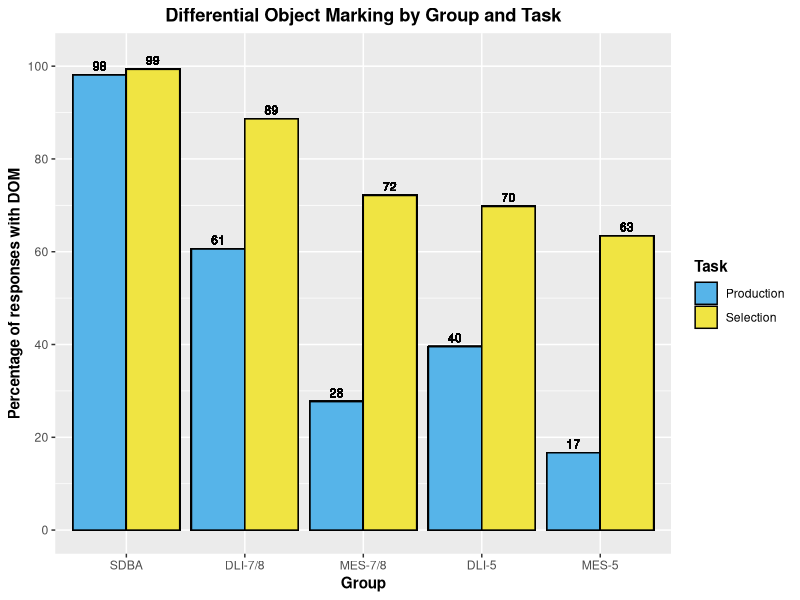
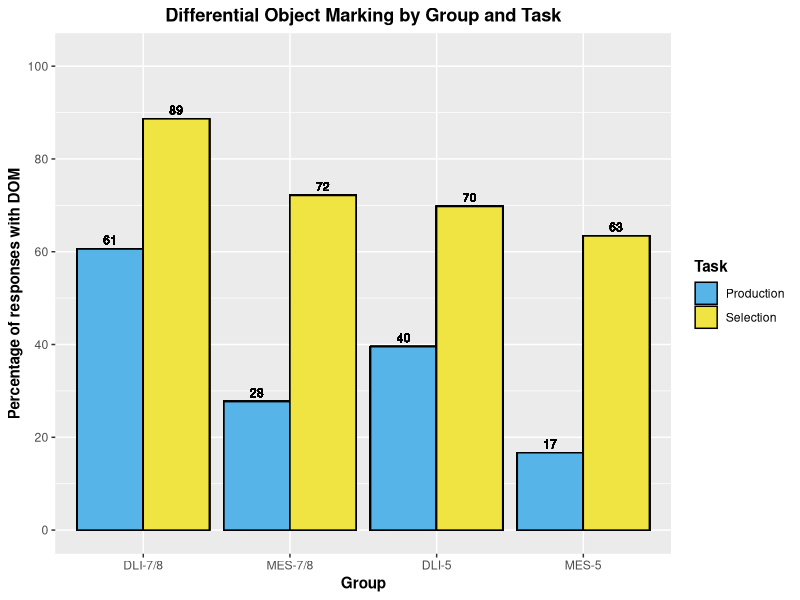

Source code (R) for these figures, in order:
library(tidyverse)


## Production
SDB_EPT <- read_csv("./CSV Files/SDB/SDB DOM EPT.csv") %>% 
  filter(Item %in% c("EPT-02", "EPT-08", "EPT-12", "EPT-14", "EPT-20", "EPT-24", "EPT-26", "EPT-32", "EPT-38", "EPT-42")) %>% 
  mutate(Group = "SDBA",
         Task = "Production")

DLI78_EPT <- read_csv("./CSV Files/DLI-78/DLI-78 DOM EPT.csv") %>% 
  mutate(Group = "DLI-7/8",
         Task = "Production",
         School = "Immersion",
         Age = "7th/8th")

MLS78_EPT <- read_csv("./CSV Files/MLS-78/MLS-78 DOM EPT.csv") %>%
  filter(!School == "GBCS") %>% 
  mutate(Group = "MES-7/8",
         Task = "Production",
         School = "Monolingual",
         Age = "7th/8th")

DLI5_EPT <- read_csv("./CSV Files/DLI-5/DLI-5 DOM EPT.csv") %>% 
  filter(Item %in% c("EPT-02", "EPT-08", "EPT-12", "EPT-14", "EPT-20", "EPT-24", "EPT-26", "EPT-32", "EPT-38", "EPT-42")) %>% 
  mutate(Group = "DLI-5",
         Task = "Production",
         School = "Immersion",
         Age = "5th")

MLS5_EPT <- read_csv("./CSV Files/MLS-5/MLS-5 DOM EPT.csv") %>%
  filter(!School == "GBCS") %>% 
  mutate(Group = "MES-5",
         Task = "Production",
         School = "Monolingual",
         Age = "5th")


# Selection
SDB_FCT <- read_csv("./CSV Files/SDB/SDB DOM FCT.csv") %>% 
  mutate(Group = "SDBA",
         Task = "Selection")

DLI78_FCT <- read_csv("./CSV Files/DLI-78/DLI-78 DOM FCT.csv") %>% 
  mutate(Group = "DLI-7/8",
         Task = "Selection",
         School = "Immersion",
         Age = "7th/8th")

MLS78_FCT <- read_csv("./CSV Files/MLS-78/MLS-78 DOM FCT.csv") %>%
  filter(!School == "GBCS") %>% 
  mutate(Group = "MES-7/8",
         Task = "Selection",
         School = "Monolingual",
         Age = "7th/8th")

DLI5_FCT <- read_csv("./CSV Files/DLI-5/DLI-5 DOM FCT.csv") %>% 
  mutate(Group = "DLI-5",
         Task = "Selection",
         School = "Immersion",
         Age = "5th")

MLS5_FCT <- read_csv("./CSV Files/MLS-5/MLS-5 DOM FCT.csv") %>%
  filter(!School == "GBCS") %>% 
  mutate(Group = "MES-5",
         Task = "Selection",
         School = "Monolingual",
         Age = "5th")


# Generate aggregate levels
## Create individual values
SDB_EPT_Structure <- aggregate(SDB_EPT$DOM_Use, list(SDB_EPT$Structure), FUN = mean, na.rm = TRUE)
SDB_EPT_Structure <- SDB_EPT_Structure %>% rename(Structure_Avg = x)
SDB_EPT_Structure <- left_join(SDB_EPT, SDB_EPT_Structure, by = c("Structure" = "Group.1")) %>%  
  mutate(Structure_Percentage = Structure_Avg * 100)

SDB_FCT_Structure <- aggregate(SDB_FCT$DOM_Use, list(SDB_FCT$Structure), FUN = mean, na.rm = TRUE)
SDB_FCT_Structure <- SDB_FCT_Structure %>% rename(Structure_Avg = x)
SDB_FCT_Structure <- left_join(SDB_FCT, SDB_FCT_Structure, by = c("Structure" = "Group.1")) %>%  
  mutate(Structure_Percentage = Structure_Avg * 100)

DLI78_EPT_Structure <- aggregate(DLI78_EPT$DOM_Use, list(DLI78_EPT$Structure), FUN = mean, na.rm = TRUE)
DLI78_EPT_Structure <- DLI78_EPT_Structure %>% rename(Structure_Avg = x)
DLI78_EPT_Structure <- left_join(DLI78_EPT, DLI78_EPT_Structure, by = c("Structure" = "Group.1")) %>%  
  mutate(Structure_Percentage = Structure_Avg * 100)

DLI78_FCT_Structure <- aggregate(DLI78_FCT$DOM_Use, list(DLI78_FCT$Structure), FUN = mean, na.rm = TRUE)
DLI78_FCT_Structure <- DLI78_FCT_Structure %>% rename(Structure_Avg = x)
DLI78_FCT_Structure <- left_join(DLI78_FCT, DLI78_FCT_Structure, by = c("Structure" = "Group.1")) %>%  
  mutate(Structure_Percentage = Structure_Avg * 100)

MLS78_EPT_Structure <- aggregate(MLS78_EPT$DOM_Use, list(MLS78_EPT$Structure), FUN = mean, na.rm = TRUE)
MLS78_EPT_Structure <- MLS78_EPT_Structure %>% rename(Structure_Avg = x)
MLS78_EPT_Structure <- left_join(MLS78_EPT, MLS78_EPT_Structure, by = c("Structure" = "Group.1")) %>%  
  mutate(Structure_Percentage = Structure_Avg * 100)

MLS78_FCT_Structure <- aggregate(MLS78_FCT$DOM_Use, list(MLS78_FCT$Structure), FUN = mean, na.rm = TRUE)
MLS78_FCT_Structure <- MLS78_FCT_Structure %>% rename(Structure_Avg = x)
MLS78_FCT_Structure <- left_join(MLS78_FCT, MLS78_FCT_Structure, by = c("Structure" = "Group.1")) %>%  
  mutate(Structure_Percentage = Structure_Avg * 100)

DLI5_EPT_Structure <- aggregate(DLI5_EPT$DOM_Use, list(DLI5_EPT$Structure), FUN = mean, na.rm = TRUE)
DLI5_EPT_Structure <- DLI5_EPT_Structure %>% rename(Structure_Avg = x)
DLI5_EPT_Structure <- left_join(DLI5_EPT, DLI5_EPT_Structure, by = c("Structure" = "Group.1")) %>%  
  mutate(Structure_Percentage = Structure_Avg * 100)

DLI5_FCT_Structure <- aggregate(DLI5_FCT$DOM_Use, list(DLI5_FCT$Structure), FUN = mean, na.rm = TRUE)
DLI5_FCT_Structure <- DLI5_FCT_Structure %>% rename(Structure_Avg = x)
DLI5_FCT_Structure <- left_join(DLI5_FCT, DLI5_FCT_Structure, by = c("Structure" = "Group.1")) %>%  
  mutate(Structure_Percentage = Structure_Avg * 100)

MLS5_EPT_Structure <- aggregate(MLS5_EPT$DOM_Use, list(MLS5_EPT$Structure), FUN = mean, na.rm = TRUE)
MLS5_EPT_Structure <- MLS5_EPT_Structure %>% rename(Structure_Avg = x)
MLS5_EPT_Structure <- left_join(MLS5_EPT, MLS5_EPT_Structure, by = c("Structure" = "Group.1")) %>%  
  mutate(Structure_Percentage = Structure_Avg * 100)

MLS5_FCT_Structure <- aggregate(MLS5_FCT$DOM_Use, list(MLS5_FCT$Structure), FUN = mean, na.rm = TRUE)
MLS5_FCT_Structure <- MLS5_FCT_Structure %>% rename(Structure_Avg = x)
MLS5_FCT_Structure <- left_join(MLS5_FCT, MLS5_FCT_Structure, by = c("Structure" = "Group.1")) %>%  
  mutate(Structure_Percentage = Structure_Avg * 100)


## Rejoin datasets
EPT <- rbind(SDB_EPT_Structure, DLI78_EPT_Structure, MLS78_EPT_Structure, DLI5_EPT_Structure, MLS5_EPT_Structure)
FCT <- rbind(SDB_FCT_Structure, DLI78_FCT_Structure, MLS78_FCT_Structure, DLI5_FCT_Structure, MLS5_FCT_Structure)

Aggregate <- rbind(EPT, FCT)
Aggregate$Group <- factor(Aggregate$Group, levels = c("SDBA", "DLI-7/8", "MES-7/8", "DLI-5", "MES-5"))
Aggregate$Task <- factor(Aggregate$Task, levels = c("Production", "Selection"))


## Create heritage-only dataset
Aggregate_Heritage <- Aggregate %>% 
  filter(!Group == "SDBA")
Aggregate_Heritage$Group <- factor(Aggregate_Heritage$Group, levels = c("DLI-7/8", "MES-7/8", "DLI-5", "MES-5"))
Aggregate_Heritage$Task <- factor(Aggregate_Heritage$Task, levels = c("Production", "Selection"))



# Generate bar graphs
## With comparison group
Aggregate %>% 
  ggplot(aes(x = Group, y = Structure_Percentage, fill = Task)) + 
  geom_bar(position = "dodge", color = "black", stat = "identity") +
  scale_y_continuous(breaks = seq (0, 100, 20),
                     limits = c(0, 102)) +
  geom_text(aes(label = round(Structure_Percentage)),
            position = position_dodge(width = .9),
            vjust = -0.5,
            size = 3) +
  scale_fill_manual(values = c("#56B4E9", "#F0E442")) +
  labs(x = "Group", y = "Percentage of responses with DOM", fill = "Task", title = "Differential Object Marking by Group and Task") +
  theme(axis.title = element_text(face = "bold"),
        plot.title = element_text(hjust = 0.5, face = "bold"),
        legend.title = element_text(face = "bold"),
        strip.text.x = element_text(face = "bold"))


## Without comparison group
Aggregate_Heritage %>% 
  ggplot(aes(x = Group, y = Structure_Percentage, fill = Task)) + 
  geom_bar(position = "dodge", color = "black", stat = "identity") +
  scale_y_continuous(breaks = seq (0, 100, 20),
                     limits = c(0, 102)) +
  geom_text(aes(label = round(Structure_Percentage)),
            position = position_dodge(width = .9),
            vjust = -0.5,
            size = 3) +
  scale_fill_manual(values = c("#56B4E9", "#F0E442")) +
  labs(x = "Group", y = "Percentage of responses with DOM", fill = "Task", title = "Differential Object Marking by Group and Task") +
  theme(axis.title = element_text(face = "bold"),
        plot.title = element_text(hjust = 0.5, face = "bold"),
        legend.title = element_text(face = "bold"),
        strip.text.x = element_text(face = "bold"))
